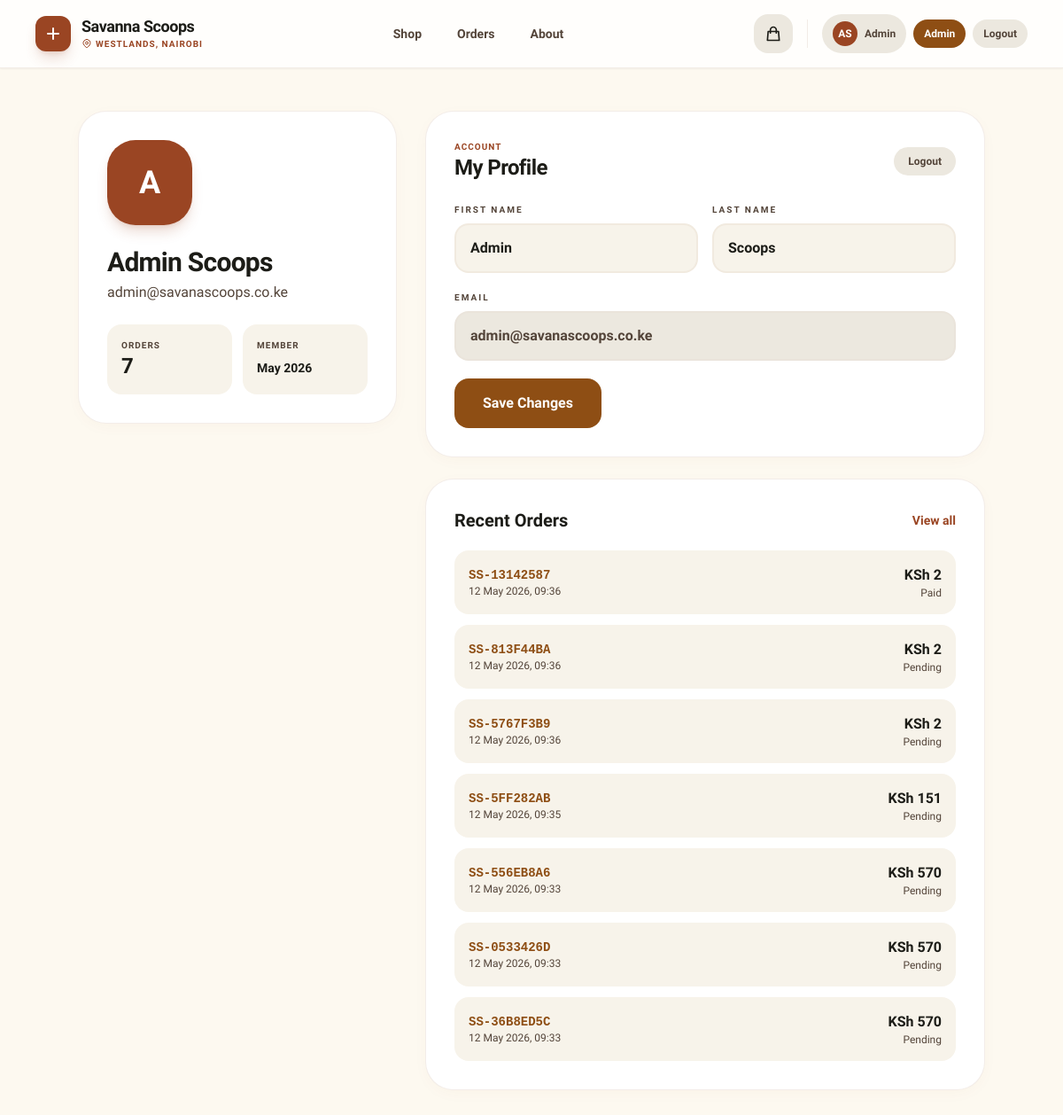
/profile/ (signed in), run on the app's committed database.
### orders/models.py (models this page shows, shortened)
class Order(models.Model):
    STATUS_CHOICES = [
        ('pending', 'Pending Payment'),
        ('confirmed', 'Confirmed'),
        ('preparing', 'Preparing'),
        ('out_for_delivery', 'Out for Delivery'),
        ('delivered', 'Delivered'),
        ('cancelled', 'Cancelled'),
    ]
    order_number = models.CharField(max_length=20, unique=True, default=generate_order_number)
    user = models.ForeignKey(User, on_delete=models.SET_NULL, null=True, blank=True, related_name='orders')
    customer_name = models.CharField(max_length=200)
    customer_email = models.EmailField()
    customer_phone = models.CharField(max_length=20)
    delivery_address = models.TextField()
    delivery_instructions = models.TextField(blank=True)
    subtotal = models.DecimalField(max_digits=10, decimal_places=2, default=0)
    delivery_fee = models.DecimalField(max_digits=8, decimal_places=2, default=150)
    total = models.DecimalField(max_digits=10, decimal_places=2, default=0)
    status = models.CharField(max_length=30, choices=STATUS_CHOICES, default='pending')
    payment_method = models.CharField(max_length=50, default='M-Pesa')
    payment_status = models.CharField(max_length=20, default='pending')
    mpesa_receipt = models.CharField(max_length=50, blank=True)
    notes = models.TextField(blank=True)
    created_at = models.DateTimeField(auto_now_add=True)
    updated_at = models.DateTimeField(auto_now=True)
    class Meta:
        ordering = ['-created_at']

### accounts/views.py (the view)
@login_required
def profile_view(request, username=None):
    from orders.models import Order
    if username and username not in {request.user.username, request.user.email}:
        messages.error(request, 'You can only view your own profile.')
        return redirect('profile')
    if request.method == 'POST':
        request.user.first_name = request.POST.get('first_name', '').strip()
        request.user.last_name = request.POST.get('last_name', '').strip()
        request.user.save()
        messages.success(request, 'Profile updated!')
    orders = Order.objects.filter(user=request.user).prefetch_related('items')[:10]
    return render(request, 'accounts/profile.html', {'orders': orders})

### store/context_processors.py (called while the page is built)
def cart_count(request):
    cart = request.session.get('cart', {})
    count = sum(v['qty'] for v in cart.values())
    return {'cart_count': count}

def site_settings(request):
    settings = SiteSettings.get_settings()
    return {'site_settings': settings}

### store/models.py (called while the page is built)
    @classmethod
    def get_settings(cls):
        obj, _ = cls.objects.get_or_create(pk=1)
        return obj

### templates/accounts/profile.html (shortened to what this page needs)
{% extends 'base.html' %}
{% block body %}
<div class="min-h-screen bg-surface">
  {% include 'partials/customer_header.html' %}
  <main class="px-4 md:px-10 py-12">
    <div class="max-w-5xl mx-auto grid lg:grid-cols-[360px_1fr] gap-8">
      <aside class="sculpted-card rounded-[2rem] p-8 h-fit">
        <div class="w-24 h-24 rounded-[2rem] flex items-center justify-center text-4xl font-black text-white bg-secondary shadow-lg shadow-secondary/20">
          {{ user.first_name|first|default:user.email|first|upper }}
        </div>
        <h1 class="text-3xl font-sans font-black tracking-tight mt-6">{{ user.get_full_name|default:user.username }}</h1>
        <p class="text-on-surface-variant mt-1">{{ user.email }}</p>
        <div class="mt-6 grid grid-cols-2 gap-3">
          <div class="bg-surface-container-low rounded-2xl p-4">
            <p class="text-[10px] uppercase tracking-widest text-on-surface-variant font-black">Orders</p>
            <p class="text-2xl font-sans font-black">{{ orders|length }}</p>
          </div>
          <div class="bg-surface-container-low rounded-2xl p-4">
            <p class="text-[10px] uppercase tracking-widest text-on-surface-variant font-black">Member</p>
            <p class="text-sm font-black mt-2">{{ user.date_joined|date:"M Y" }}</p>
          </div>
        </div>
      </aside>
      <section class="space-y-6">
        <div class="sculpted-card rounded-[2rem] p-8">
          <div class="flex items-center justify-between gap-4 mb-6">
            <div>
              <p class="text-[10px] uppercase tracking-widest text-secondary font-black">Account</p>
              <h2 class="text-2xl font-sans font-black tracking-tight">My Profile</h2>
            </div>
            <a href="{% url 'account_logout' %}" class="px-4 py-2 rounded-full bg-surface-container-high text-on-surface-variant text-xs font-black hover:bg-surface-container-highest">Logout</a>
          </div>
          <form method="post" class="space-y-5">
            <div class="grid md:grid-cols-2 gap-4">
              <div>
                <label class="text-[10px] font-black uppercase tracking-[0.2em] text-on-surface-variant mb-2 block">First Name</label>
                <input type="text" name="first_name" value="{{ user.first_name }}" class="w-full bg-surface-container-low border-2 border-outline-variant/20 rounded-2xl py-3.5 px-4 font-semibold focus:border-primary/40 outline-none transition-all">
              </div>
              <div>
                <label class="text-[10px] font-black uppercase tracking-[0.2em] text-on-surface-variant mb-2 block">Last Name</label>
                <input type="text" name="last_name" value="{{ user.last_name }}" class="w-full bg-surface-container-low border-2 border-outline-variant/20 rounded-2xl py-3.5 px-4 font-semibold focus:border-primary/40 outline-none transition-all">
              </div>
            </div>
            <div>
              <label class="text-[10px] font-black uppercase tracking-[0.2em] text-on-surface-variant mb-2 block">Email</label>
              <input type="email" value="{{ user.email }}" disabled class="w-full bg-surface-container-high border-2 border-outline-variant/10 rounded-2xl py-3.5 px-4 font-semibold text-on-surface-variant">
            </div>
            <button type="submit" class="w-full md:w-auto px-8 py-4 bg-primary text-white rounded-2xl font-black hover:opacity-90 transition-all">Save Changes</button>
          </form>
        </div>
        <div class="sculpted-card rounded-[2rem] p-8">
          <div class="flex items-center justify-between mb-5">
            <h2 class="text-xl font-sans font-black">Recent Orders</h2>
            <a href="{% url 'my_orders' %}" class="text-sm font-bold text-secondary">View all</a>
          </div>
          <div class="space-y-3">
            {% for order in orders %}
            <a href="{% url 'tracking' %}?order_id={{ order.order_number }}" class="flex items-center justify-between gap-4 bg-surface-container-low rounded-2xl p-4 hover:bg-surface-container-high transition-colors">
              <div>
                <p class="font-mono text-sm font-black text-primary">{{ order.order_number }}</p>
                <p class="text-xs text-on-surface-variant">{{ order.created_at|date:"d M Y, H:i" }}</p>
              </div>
              <div class="text-right">
                <p class="font-black">KSh {{ order.total|floatformat:0 }}</p>
                <p class="text-xs text-on-surface-variant">{{ order.payment_status|capfirst }}</p>
              </div>
            </a>
            {% empty %}
            <p class="text-on-surface-variant text-sm">No orders yet.</p>
            {% endfor %}
          </div>
        </div>
      </section>
    </div>
  </main>
</div>
{% endblock %}

### templates/partials/customer_header.html (shortened to what this page needs)
{% load static %}
<header class="bg-white/80 backdrop-blur-md border-b border-[#d8c2b5]/30 px-4 md:px-10 py-4 flex items-center justify-between sticky top-0 z-50 shadow-sm">
  <a href="{% url 'shop' %}" class="flex items-center gap-3">
    <div class="w-10 h-10 bg-secondary rounded-xl flex items-center justify-center shadow-lg shadow-secondary/20">
      <svg xmlns="http://www.w3.org/2000/svg" class="w-6 h-6 text-white" fill="none" viewBox="0 0 24 24" stroke="currentColor"><path stroke-linecap="round" stroke-linejoin="round" stroke-width="2" d="M12 6v6m0 0v6m0-6h6m-6 0H6"/></svg>
    </div>
    <div class="hidden md:block">
      <h1 class="font-sans font-bold text-lg leading-tight tracking-tight text-on-surface">Savanna Scoops</h1>
      <div class="flex items-center gap-1 text-[10px] text-secondary font-bold uppercase tracking-widest">
        Westlands, Nairobi
      </div>
    </div>
  </a>
  <nav class="flex items-center gap-2">
    <a href="{% url 'shop' %}" class="px-4 py-2 rounded-full text-sm font-bold transition-all {% if active_section == 'shop' %}bg-secondary text-white{% else %}text-on-surface-variant hover:bg-surface-container-high{% endif %}">Shop</a>
    <a href="{% url 'tracking' %}" class="px-4 py-2 rounded-full text-sm font-bold transition-all {% if active_section == 'tracking' %}bg-secondary text-white{% else %}text-on-surface-variant hover:bg-surface-container-high{% endif %}">Orders</a>
    <a href="{% url 'about' %}" class="hidden md:block px-4 py-2 rounded-full text-sm font-bold text-on-surface-variant hover:bg-surface-container-high transition-all">About</a>
  </nav>
  <div class="flex items-center gap-2 md:gap-4">
    <a href="{% url 'checkout' %}" class="relative w-11 h-11 flex items-center justify-center bg-surface-container-high rounded-2xl hover:bg-surface-container-highest transition-colors group">
      <svg xmlns="http://www.w3.org/2000/svg" class="w-5 h-5 text-on-surface group-hover:scale-110 transition-transform" fill="none" viewBox="0 0 24 24" stroke="currentColor"><path stroke-linecap="round" stroke-linejoin="round" stroke-width="2" d="M16 11V7a4 4 0 00-8 0v4M5 9h14l1 12H4L5 9z"/></svg>
    </a>
    {% if user.is_authenticated %}
      <div class="flex items-center gap-2">
        <a href="{% url 'profile_detail' user.username %}" class="hidden md:flex items-center gap-2 px-3 py-2 bg-surface-container-high rounded-full hover:bg-surface-container-highest transition-all group">
          <div class="w-7 h-7 rounded-full bg-secondary text-white flex items-center justify-center text-xs font-bold">{{ user.first_name|first|upper }}{{ user.last_name|first|upper }}</div>
          <span class="text-xs font-bold text-on-surface-variant">{{ user.first_name }}</span>
        </a>
        {% if user.is_staff %}
        <a href="{% url 'admin_dashboard' %}" class="hidden md:flex items-center gap-1 px-3 py-2 bg-primary text-white rounded-full text-xs font-bold hover:opacity-90 transition-all">
          Admin
        </a>
        {% endif %}
        <a href="{% url 'account_logout' %}" class="hidden md:flex items-center gap-1 px-3 py-2 bg-surface-container-high text-on-surface-variant rounded-full text-xs font-bold hover:bg-surface-container-highest transition-all">
          Logout
        </a>
      </div>
    {% else %}
      <a href="{% url 'account_login' %}" class="hidden md:flex items-center gap-2 px-4 py-2 bg-surface-container-highest/50 rounded-full hover:bg-surface-container-highest transition-all">
        <span class="text-xs font-bold text-on-surface-variant uppercase tracking-tight">Sign In</span>
      </a>
    {% endif %}
  </div>
</header>

### templates/base.html (style rules this page uses)
body { font-family: 'Be Vietnam Pro', sans-serif; background: #fdf9f0; color: #1c1c17; }
.font-sans { font-family: 'Plus Jakarta Sans', sans-serif; }
.sculpted-card { background: #ffffff; border: 1px solid rgba(216,194,181,0.3); box-shadow: 0 4px 20px -5px rgba(154,69,35,0.05); transition: all 0.3s ease; }

### data on the page
Order: order_number "SS-13142587", created_at "12 May 2026, 09:36", total "2", payment_status "Paid"
Order: order_number "SS-813F44BA", created_at "12 May 2026, 09:36", total "2", payment_status "Pending"
Order: order_number "SS-5767F3B9", created_at "12 May 2026, 09:36", total "2", payment_status "Pending"
Order: order_number "SS-5FF282AB", created_at "12 May 2026, 09:35", total "151", payment_status "Pending"
Order: order_number "SS-556EB8A6", created_at "12 May 2026, 09:33", total "570", payment_status "Pending"
Order: order_number "SS-0533426D", created_at "12 May 2026, 09:33", total "570", payment_status "Pending"
Order: order_number "SS-36B8ED5C", created_at "12 May 2026, 09:33", total "570", payment_status "Pending"

### other printed values
{{ user.first_name|first|upper }} "A"
{{ user.last_name|first|upper }} "S"
{{ user.first_name }} "Admin"
{{ user.first_name|first|default:user.email|first|upper }} "A"
{{ user.get_full_name|default:user.username }} "Admin Scoops"
{{ user.email }} "admin@savanascoops.co.ke"
{{ orders|length }} "7"
{{ user.date_joined|date:"M Y" }} "May 2026"
